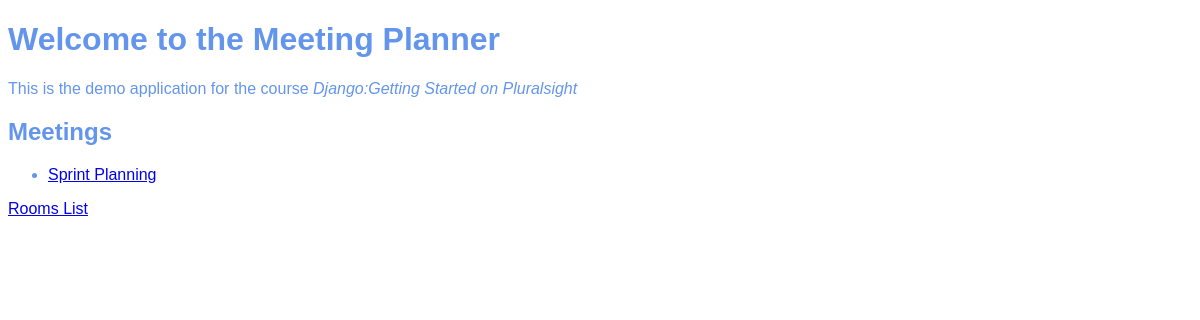
The app's page /, older data.
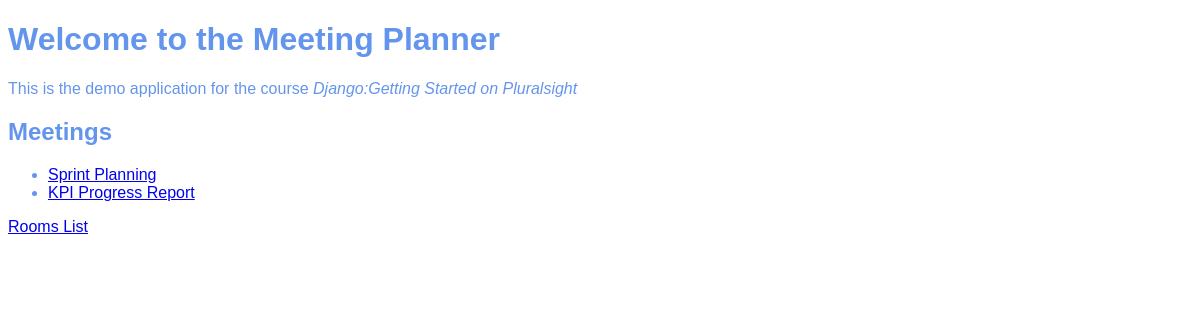
The same page, newer data.
### meetings/models.py (models this page shows, shortened)
class Meeting(models.Model):
    title = models.CharField(max_length=200)
    date = models.DateField()
    start_time = models.TimeField(default=time(9))
    duration = models.IntegerField(default=1)
    room = models.ForeignKey(Room, on_delete=models.CASCADE)

### website/views.py (the view)
# urls.py: path('', welcome, name="welcome"),
def welcome(request):
    return render(request, "website/welcome.html",
                  {"meetings": Meeting.objects.all()})

### website/templates/website/welcome.html (shortened to what this page needs)
<!DOCTYPE html>
<html lang="en">
<head>
    <link rel="stylesheet" href="/static/website/style.css">
</head>
<body>
<h1>Welcome to the Meeting Planner</h1>
<p>This is the demo application for the course
<em>Django:Getting Started on Pluralsight</em></p>
<h2>Meetings</h2>
<ul>
    {% for meeting in meetings %}
    <li>
        <a href="{% url 'detail' meeting.id %}">
            {{meeting.title}}
        </a>
    </li>
    {% endfor %}
</ul>
<a href="{% url 'rooms' %}">Rooms List</a>
</body>
</html>

### website/static/website/style.css (style rules this page uses)
body { font-family:sans-serif; color:cornflowerblue; background-color:floral-white; }

Row changes from the older to the newer data that the page shows:
added Meeting: title "KPI Progress Report"
